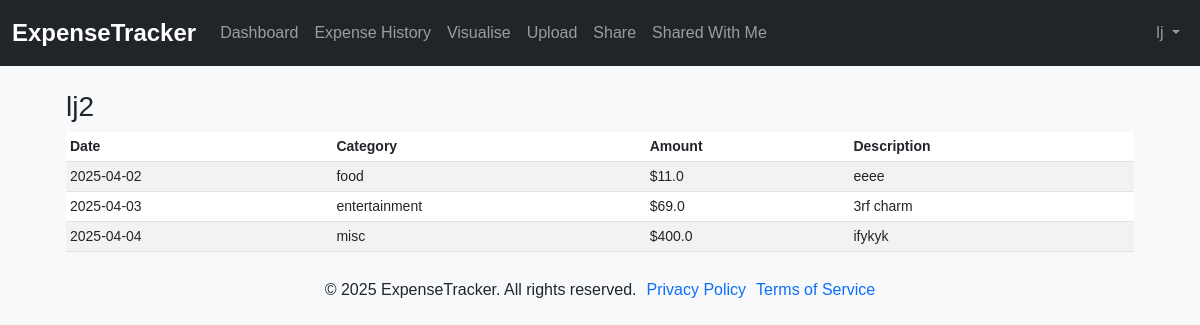
The page /shared-with-me (signed in) on the database its author committed.
### ExpenseTracker/models.py (models this page shows, shortened)
class User(db.Model, UserMixin):
    id = db.Column(db.Integer, primary_key=True)
    username = db.Column(db.String(20), unique=True, nullable=False)
    email = db.Column(db.String(120), unique=True, nullable=False)
    password = db.Column(db.String(60), nullable=False)
    expenses = db.relationship('Expense', backref='owner', lazy=True)

class Expense(db.Model):
    id = db.Column(db.Integer, primary_key=True)
    amount = db.Column(db.Float, nullable=False)
    category = db.Column(db.String(50), nullable=False)
    date = db.Column(db.DateTime, nullable=False, default=lambda: datetime.now(timezone.utc))
    description = db.Column(db.String(200), nullable=True)
    user_id = db.Column(db.Integer, db.ForeignKey('user.id'), nullable=False)

### ExpenseTracker/routes.py (the view)
@app.route("/shared-with-me", methods=['GET'])
@login_required
def shared_with_me():
    shared_expenses = SharedExpense.query.filter_by(recipient_id=current_user.id).all()
    formatted_expenses = []
    for shared_expense in shared_expenses:
        sender_username = User.query.get(shared_expense.sender_id).username
        expenses = Expense.query.filter(Expense.user_id == shared_expense.sender_id,
                                        Expense.date >= shared_expense.start_date,
                                        Expense.date <= shared_expense.end_date).all()
        formatted_expenses.append({"username": sender_username, "expenses": expenses})
    return render_template("shared-with-me.html", shared_expenses=formatted_expenses)

### ExpenseTracker/models.py (called while the page is built)
@login_manager.user_loader
def load_user(user_id):
    return User.query.get(int(user_id))

### ExpenseTracker/templates/shared-with-me.html
{% extends "base.html" %}
{% block content %}
<main class="col-md-12 ms-sm-auto col-lg-12 px-md-4">
    {% for expense_data in shared_expenses %}
        <h3>{{ expense_data["username"] }}</h3>
        <div class="table-responsive small">
            <table class="table table-striped table-sm">
                <thead>
                  <tr>
                    <th scope="col">Date</th>
                    <th scope="col">Category</th>
                    <th scope="col">Amount</th>
                    <th scope="col">Description</th>
                  </tr>
                </thead>
                <tbody>
                    {% for expense in expense_data["expenses"] %}
                        <tr>
                          <td>{{ expense.date.strftime('%Y-%m-%d') }}</td>
                          <td>{{ expense.category }}</td>
                          <td>${{ expense.amount }}</td>
                          <td>{{ expense.description }}</td>
                        </tr>
                    {% endfor %}
                </tbody>
              </table>
        </div>
    {% endfor %}
</main>
{% endblock %}

### ExpenseTracker/templates/base.html (shortened to what this page needs)
<!DOCTYPE html>
<html lang="en">
<head>
  <link href="https://cdn.jsdelivr.net/npm/bootstrap@5.3.0/dist/css/bootstrap.min.css" rel="stylesheet">
  <link href="https://cdnjs.cloudflare.com/ajax/libs/font-awesome/6.0.0-beta3/css/all.min.css" rel="stylesheet">
  <link rel="stylesheet" href="{{ url_for('static', filename='styles.css') }}">
  <link rel="stylesheet" href="{{ url_for('static', filename='login.css') }}">
  <link rel="stylesheet" href="{{ url_for('static', filename='register.css') }}">
  <link rel="stylesheet" href="{{ url_for('static', filename='forgot-password.css') }}">
  <link rel="stylesheet" href="{{ url_for('static', filename='reset-password.css') }}">
  <link rel="stylesheet" href="{{ url_for('static', filename='dashboard.css') }}">
</head>
<body>
  <nav class="navbar navbar-expand-lg navbar-dark bg-dark mb-4">
    <div class="container-fluid">
      <a class="navbar-brand" href="/">ExpenseTracker</a>
      {% if current_user.is_authenticated %}
      <div class="collapse navbar-collapse justify-content-between" id="navbarSupportedContent">
        <ul class="navbar-nav mr-auto">
          <li class="nav-item active">
            <a class="nav-link" href="{{ url_for('dashboard') }}">Dashboard</a>
          </li>
          <li class="nav-item">
            <a class="nav-link" href="{{ url_for('expense_history') }}">Expense History</a>
          </li>
          <li class="nav-item">
            <a class="nav-link" href="{{ url_for('visualise') }}">Visualise</a>
          </li>
          <li class="nav-item">
            <a class="nav-link" href="{{ url_for('upload') }}">Upload</a>
          </li>
          <li class="nav-item">
            <a class="nav-link" href="{{ url_for('share') }}">Share</a>
          </li>
          <li class="nav-item">
            <a class="nav-link" href="{{ url_for('shared_with_me') }}">Shared With Me</a>
          </li>
        </ul>
        <ul class="nav navbar-nav navbar-right">
          <li class="nav-item dropdown">
            <a class="nav-link dropdown-toggle" href="#" id="navbarDarkDropdownMenuLink" role="button" data-bs-toggle="dropdown" aria-expanded="false">
              {{ current_user.username }}
            </a>
          </li>
        </ul>
      </div>
      {% else %}
      <div>
        <a href="/login" class="btn btn-outline-light me-2">Login</a>
      </div>
      {% endif %}
    </div>
  </nav>
  <div class="toast-container position-fixed p-3">
  </div>
  <div class="container">
    {% block content %}{% endblock %}
  </div>
  <footer class="footer">
    <p>&copy; 2025 ExpenseTracker. All rights reserved.</p>
    <p><a href="{{ url_for('privacy_policy') }}">Privacy Policy</a></p>
    <p><a href="{{ url_for('terms_of_service') }}">Terms of Service</a></p>
  </footer>
</body>
</html>

### ExpenseTracker/static/styles.css (style rules this page uses)
body { font-family: Arial, sans-serif; margin: 0; padding: 0; background-color: #f8f9fa; }
.container { margin-top: 20px; }
.navbar { background-color: #343a40; }
.navbar-brand { font-weight: bold; font-size: 1.5rem; }
ul { list-style-position: inside; padding-left: 0; }
li { margin: 5px 0; }
.footer { display: flex; justify-content: center; align-items: center; text-align: center; padding: 10px 0; gap: 10px; }
.footer a { text-decoration: none; }
.toast-container { width: 100%; left: 50%; transform: translateX(-50%); display: flex; justify-content: center; }

### rows shown on the page
User: username "lj"
User: username "lj2"
Expense: date "2025-04-02", category "food", amount "11.0", description "eeee"
Expense: date "2025-04-03", category "entertainment", amount "69.0", description "3rf charm"
Expense: date "2025-04-04", category "misc", amount "400.0", description "ifykyk"
